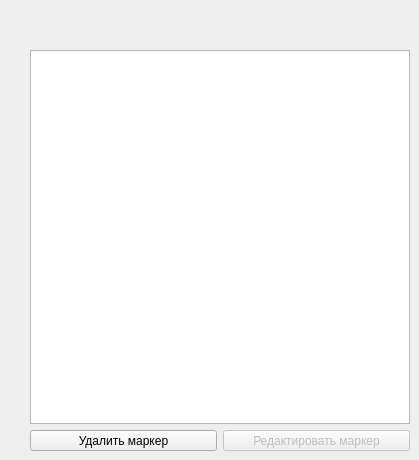
      <widget class="QWidget" name="pageMarkers">
       <widget class="QWidget" name="layoutWidget_8">
        <property name="geometry">
         <rect>
          <x>30</x>
          <y>50</y>
          <width>380</width>
          <height>401</height>
         </rect>
        </property>
        <layout class="QVBoxLayout" name="verticalLayoutMarkers">
         <item>
          <widget class="QListWidget" name="listWidgetMarkers"/>
         </item>
         <item>
          <layout class="QHBoxLayout" name="horizontalLayout_20">
           <property name="spacing">
            <number>6</number>
           </property>
           <item>
            <widget class="QToolButton" name="toolReM">
             <property name="sizePolicy">
              <sizepolicy hsizetype="Expanding" vsizetype="Fixed">
               <horstretch>0</horstretch>
               <verstretch>0</verstretch>
              </sizepolicy>
             </property>
             <property name="minimumSize">
              <size>
               <width>120</width>
               <height>0</height>
              </size>
             </property>
             <property name="text">
              <string>Удалить маркер</string>
             </property>
            </widget>
           </item>
           <item>
            <widget class="QToolButton" name="toolEdM">
             <property name="enabled">
              <bool>false</bool>
             </property>
             <property name="sizePolicy">
              <sizepolicy hsizetype="Expanding" vsizetype="Fixed">
               <horstretch>0</horstretch>
               <verstretch>0</verstretch>
              </sizepolicy>
             </property>
             <property name="minimumSize">
              <size>
               <width>120</width>
               <height>0</height>
              </size>
             </property>
             <property name="text">
              <string>Редактировать маркер</string>
             </property>
            </widget>
           </item>
          </layout>
         </item>
        </layout>
       </widget>
      </widget>
